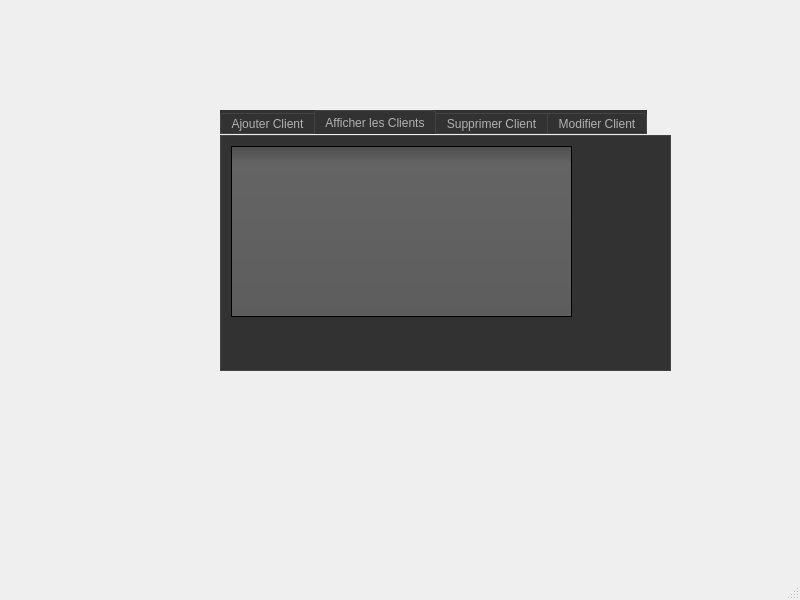
<?xml version="1.0" encoding="UTF-8"?>
<ui version="4.0">
 <class>MainWindow</class>
 <widget class="QMainWindow" name="MainWindow">
  <property name="geometry">
   <rect>
    <x>0</x>
    <y>0</y>
    <width>800</width>
    <height>600</height>
   </rect>
  </property>
  <property name="windowTitle">
   <string>MainWindow</string>
  </property>
  <widget class="QWidget" name="centralwidget">
   <widget class="QTabWidget" name="tabWidget">
    <property name="geometry">
     <rect>
      <x>220</x>
      <y>110</y>
      <width>451</width>
      <height>261</height>
     </rect>
    </property>
    <property name="styleSheet">
     <string notr="true">QToolTip
{
     border: 1px solid black;
     background-color: #ffa02f;
     padding: 1px;
     border-radius: 3px;
     opacity: 100;
}

QWidget
{
    color: #b1b1b1;
    background-color: #323232;
}

QWidget:item:hover
{
    background-color: QLinearGradient( x1: 0, y1: 0, x2: 0, y2: 1, stop: 0 #ffa02f, stop: 1 #ca0619);
    color: #000000;
}

QWidget:item:selected
{
    background-color: QLinearGradient( x1: 0, y1: 0, x2: 0, y2: 1, stop: 0 #ffa02f, stop: 1 #d7801a);
}

QMenuBar::item
{
    background: transparent;
}

QMenuBar::item:selected
{
    background: transparent;
    border: 1px solid #ffaa00;
}

QMenuBar::item:pressed
{
    background: #444;
    border: 1px solid #000;
    background-color: QLinearGradient(
        x1:0, y1:0,
        x2:0, y2:1,
        stop:1 #212121,
        stop:0.4 #343434/*,
        stop:0.2 #343434,
        stop:0.1 #ffaa00*/
    );
    margin-bottom:-1px;
    padding-bottom:1px;
}

QMenu
{
    border: 1px solid #000;
}

QMenu::item
{
    padding: 2px 20px 2px 20px;
}

QMenu::item:selected
{
    color: #000000;
}

QWidget:disabled
{
    color: #404040;
    background-color: #323232;
}

QAbstractItemView
{
    background-color: QLinearGradient( x1: 0, y1: 0, x2: 0, y2: 1, stop: 0 #4d4d4d, stop: 0.1 #646464, stop: 1 #5d5d5d);
}

QWidget:focus
{
    /*border: 2px solid QLinearGradient( x1: 0, y1: 0, x2: 0, y2: 1, stop: 0 #ffa02f, stop: 1 #d7801a);*/
}

QLineEdit
{
    background-color: QLinearGradient( x1: 0, y1: 0, x2: 0, y2: 1, stop: 0 #4d4d4d, stop: 0 #646464, stop: 1 #5d5d5d);
    padding: 1px;
    border-style: solid;
    border: 1px solid #1e1e1e;
    border-radius: 5;
}

QPushButton
{
    color: #b1b1b1;
    background-color: QLinearGradient( x1: 0, y1: 0, x2: 0, y2: 1, stop: 0 #565656, stop: 0.1 #525252, stop: 0.5 #4e4e4e, stop: 0.9 #4a4a4a, stop: 1 #464646);
    border-width: 1px;
    border-color: #1e1e1e;
    border-style: solid;
    border-radius: 6;
    padding: 3px;
    font-size: 12px;
    padding-left: 5px;
    padding-right: 5px;
}

QPushButton:pressed
{
    background-color: QLinearGradient( x1: 0, y1: 0, x2: 0, y2: 1, stop: 0 #2d2d2d, stop: 0.1 #2b2b2b, stop: 0.5 #292929, stop: 0.9 #282828, stop: 1 #252525);
}

QComboBox
{
    selection-background-color: #ffaa00;
    background-color: QLinearGradient( x1: 0, y1: 0, x2: 0, y2: 1, stop: 0 #565656, stop: 0.1 #525252, stop: 0.5 #4e4e4e, stop: 0.9 #4a4a4a, stop: 1 #464646);
    border-style: solid;
    border: 1px solid #1e1e1e;
    border-radius: 5;
}

QComboBox:hover,QPushButton:hover
{
    border: 2px solid QLinearGradient( x1: 0, y1: 0, x2: 0, y2: 1, stop: 0 #ffa02f, stop: 1 #d7801a);
}


QComboBox:on
{
    padding-top: 3px;
    padding-left: 4px;
    background-color: QLinearGradient( x1: 0, y1: 0, x2: 0, y2: 1, stop: 0 #2d2d2d, stop: 0.1 #2b2b2b, stop: 0.5 #292929, stop: 0.9 #282828, stop: 1 #252525);
    selection-background-color: #ffaa00;
}

QComboBox QAbstractItemView
{
    border: 2px solid darkgray;
    selection-background-color: QLinearGradient( x1: 0, y1: 0, x2: 0, y2: 1, stop: 0 #ffa02f, stop: 1 #d7801a);
}

QComboBox::drop-down
{
     subcontrol-origin: padding;
     subcontrol-position: top right;
     width: 15px;

     border-left-width: 0px;
     border-left-color: darkgray;
     border-left-style: solid; /* just a single line */
     border-top-right-radius: 3px; /* same radius as the QComboBox */
     border-bottom-right-radius: 3px;
 }

QComboBox::down-arrow
{
     image: url(:/down_arrow.png);
}

QGroupBox:focus
{
border: 2px solid QLinearGradient( x1: 0, y1: 0, x2: 0, y2: 1, stop: 0 #ffa02f, stop: 1 #d7801a);
}

QTextEdit:focus
{
    border: 2px solid QLinearGradient( x1: 0, y1: 0, x2: 0, y2: 1, stop: 0 #ffa02f, stop: 1 #d7801a);
}

QScrollBar:horizontal {
     border: 1px solid #222222;
     background: QLinearGradient( x1: 0, y1: 0, x2: 0, y2: 1, stop: 0.0 #121212, stop: 0.2 #282828, stop: 1 #484848);
     height: 7px;
     margin: 0px 16px 0 16px;
}

QScrollBar::handle:horizontal
{
      background: QLinearGradient( x1: 0, y1: 0, x2: 1, y2: 0, stop: 0 #ffa02f, stop: 0.5 #d7801a, stop: 1 #ffa02f);
      min-height: 20px;
      border-radius: 2px;
}

QScrollBar::add-line:horizontal {
      border: 1px solid #1b1b19;
      border-radius: 2px;
      background: QLinearGradient( x1: 0, y1: 0, x2: 1, y2: 0, stop: 0 #ffa02f, stop: 1 #d7801a);
      width: 14px;
      subcontrol-position: right;
      subcontrol-origin: margin;
}

QScrollBar::sub-line:horizontal {
      border: 1px solid #1b1b19;
      border-radius: 2px;
      background: QLinearGradient( x1: 0, y1: 0, x2: 1, y2: 0, stop: 0 #ffa02f, stop: 1 #d7801a);
      width: 14px;
     subcontrol-position: left;
     subcontrol-origin: margin;
}

QScrollBar::right-arrow:horizontal, QScrollBar::left-arrow:horizontal
{
      border: 1px solid black;
      width: 1px;
      height: 1px;
      background: white;
}

QScrollBar::add-page:horizontal, QScrollBar::sub-page:horizontal
{
      background: none;
}

QScrollBar:vertical
{
      background: QLinearGradient( x1: 0, y1: 0, x2: 1, y2: 0, stop: 0.0 #121212, stop: 0.2 #282828, stop: 1 #484848);
      width: 7px;
      margin: 16px 0 16px 0;
      border: 1px solid #222222;
}

QScrollBar::handle:vertical
{
      background: QLinearGradient( x1: 0, y1: 0, x2: 0, y2: 1, stop: 0 #ffa02f, stop: 0.5 #d7801a, stop: 1 #ffa02f);
      min-height: 20px;
      border-radius: 2px;
}

QScrollBar::add-line:vertical
{
      border: 1px solid #1b1b19;
      border-radius: 2px;
      background: QLinearGradient( x1: 0, y1: 0, x2: 0, y2: 1, stop: 0 #ffa02f, stop: 1 #d7801a);
      height: 14px;
      subcontrol-position: bottom;
      subcontrol-origin: margin;
}

QScrollBar::sub-line:vertical
{
      border: 1px solid #1b1b19;
      border-radius: 2px;
      background: QLinearGradient( x1: 0, y1: 0, x2: 0, y2: 1, stop: 0 #d7801a, stop: 1 #ffa02f);
      height: 14px;
      subcontrol-position: top;
      subcontrol-origin: margin;
}

QScrollBar::up-arrow:vertical, QScrollBar::down-arrow:vertical
{
      border: 1px solid black;
      width: 1px;
      height: 1px;
      background: white;
}


QScrollBar::add-page:vertical, QScrollBar::sub-page:vertical
{
      background: none;
}

QTextEdit
{
    background-color: #242424;
}

QPlainTextEdit
{
    background-color: #242424;
}

QHeaderView::section
{
    background-color: QLinearGradient(x1:0, y1:0, x2:0, y2:1, stop:0 #616161, stop: 0.5 #505050, stop: 0.6 #434343, stop:1 #656565);
    color: white;
    padding-left: 4px;
    border: 1px solid #6c6c6c;
}

QCheckBox:disabled
{
color: #414141;
}

QDockWidget::title
{
    text-align: center;
    spacing: 3px; /* spacing between items in the tool bar */
    background-color: QLinearGradient(x1:0, y1:0, x2:0, y2:1, stop:0 #323232, stop: 0.5 #242424, stop:1 #323232);
}

QDockWidget::close-button, QDockWidget::float-button
{
    text-align: center;
    spacing: 1px; /* spacing between items in the tool bar */
    background-color: QLinearGradient(x1:0, y1:0, x2:0, y2:1, stop:0 #323232, stop: 0.5 #242424, stop:1 #323232);
}

QDockWidget::close-button:hover, QDockWidget::float-button:hover
{
    background: #242424;
}

QDockWidget::close-button:pressed, QDockWidget::float-button:pressed
{
    padding: 1px -1px -1px 1px;
}

QMainWindow::separator
{
    background-color: QLinearGradient(x1:0, y1:0, x2:0, y2:1, stop:0 #161616, stop: 0.5 #151515, stop: 0.6 #212121, stop:1 #343434);
    color: white;
    padding-left: 4px;
    border: 1px solid #4c4c4c;
    spacing: 3px; /* spacing between items in the tool bar */
}

QMainWindow::separator:hover
{

    background-color: QLinearGradient(x1:0, y1:0, x2:0, y2:1, stop:0 #d7801a, stop:0.5 #b56c17 stop:1 #ffa02f);
    color: white;
    padding-left: 4px;
    border: 1px solid #6c6c6c;
    spacing: 3px; /* spacing between items in the tool bar */
}

QToolBar::handle
{
     spacing: 3px; /* spacing between items in the tool bar */
     background: url(:/images/handle.png);
}

QMenu::separator
{
    height: 2px;
    background-color: QLinearGradient(x1:0, y1:0, x2:0, y2:1, stop:0 #161616, stop: 0.5 #151515, stop: 0.6 #212121, stop:1 #343434);
    color: white;
    padding-left: 4px;
    margin-left: 10px;
    margin-right: 5px;
}

QProgressBar
{
    border: 2px solid grey;
    border-radius: 5px;
    text-align: center;
}

QProgressBar::chunk
{
    background-color: #d7801a;
    width: 2.15px;
    margin: 0.5px;
}

QTabBar::tab {
    color: #b1b1b1;
    border: 1px solid #444;
    border-bottom-style: none;
    background-color: #323232;
    padding-left: 10px;
    padding-right: 10px;
    padding-top: 3px;
    padding-bottom: 2px;
    margin-right: -1px;
}

QTabWidget::pane {
    border: 1px solid #444;
    top: 1px;
}

QTabBar::tab:last
{
    margin-right: 0; /* the last selected tab has nothing to overlap with on the right */
    border-top-right-radius: 3px;
}

QTabBar::tab:first:!selected
{
 margin-left: 0px; /* the last selected tab has nothing to overlap with on the right */


    border-top-left-radius: 3px;
}

QTabBar::tab:!selected
{
    color: #b1b1b1;
    border-bottom-style: solid;
    margin-top: 3px;
    background-color: QLinearGradient(x1:0, y1:0, x2:0, y2:1, stop:1 #212121, stop:.4 #343434);
}

QTabBar::tab:selected
{
    border-top-left-radius: 3px;
    border-top-right-radius: 3px;
    margin-bottom: 0px;
}

QTabBar::tab:!selected:hover
{
    /*border-top: 2px solid #ffaa00;
    padding-bottom: 3px;*/
    border-top-left-radius: 3px;
    border-top-right-radius: 3px;
    background-color: QLinearGradient(x1:0, y1:0, x2:0, y2:1, stop:1 #212121, stop:0.4 #343434, stop:0.2 #343434, stop:0.1 #ffaa00);
}

QRadioButton::indicator:checked, QRadioButton::indicator:unchecked{
    color: #b1b1b1;
    background-color: #323232;
    border: 1px solid #b1b1b1;
    border-radius: 6px;
}

QRadioButton::indicator:checked
{
    background-color: qradialgradient(
        cx: 0.5, cy: 0.5,
        fx: 0.5, fy: 0.5,
        radius: 1.0,
        stop: 0.25 #ffaa00,
        stop: 0.3 #323232
    );
}

QCheckBox::indicator{
    color: #b1b1b1;
    background-color: #323232;
    border: 1px solid #b1b1b1;
    width: 9px;
    height: 9px;
}

QRadioButton::indicator
{
    border-radius: 6px;
}

QRadioButton::indicator:hover, QCheckBox::indicator:hover
{
    border: 1px solid #ffaa00;
}

QCheckBox::indicator:checked
{
    image:url(:/images/checkbox.png);
}

QCheckBox::indicator:disabled, QRadioButton::indicator:disabled
{
    border: 1px solid #444;
}</string>
    </property>
    <property name="currentIndex">
     <number>1</number>
    </property>
    <widget class="QWidget" name="tab">
     <attribute name="title">
      <string>Ajouter Client</string>
     </attribute>
     <widget class="QLabel" name="label">
      <property name="geometry">
       <rect>
        <x>30</x>
        <y>160</y>
        <width>61</width>
        <height>16</height>
       </rect>
      </property>
      <property name="text">
       <string>CIN</string>
      </property>
     </widget>
     <widget class="QLabel" name="label_2">
      <property name="geometry">
       <rect>
        <x>30</x>
        <y>100</y>
        <width>47</width>
        <height>13</height>
       </rect>
      </property>
      <property name="text">
       <string>Date</string>
      </property>
     </widget>
     <widget class="QLabel" name="label_3">
      <property name="geometry">
       <rect>
        <x>30</x>
        <y>130</y>
        <width>51</width>
        <height>16</height>
       </rect>
      </property>
      <property name="text">
       <string>Livraison</string>
      </property>
     </widget>
     <widget class="QLineEdit" name="lineEdit_CIN">
      <property name="geometry">
       <rect>
        <x>140</x>
        <y>160</y>
        <width>113</width>
        <height>20</height>
       </rect>
      </property>
     </widget>
     <widget class="QLineEdit" name="lineEdit_Date">
      <property name="geometry">
       <rect>
        <x>140</x>
        <y>100</y>
        <width>113</width>
        <height>20</height>
       </rect>
      </property>
     </widget>
     <widget class="QLineEdit" name="lineEdit_Livraison">
      <property name="geometry">
       <rect>
        <x>140</x>
        <y>130</y>
        <width>113</width>
        <height>20</height>
       </rect>
      </property>
     </widget>
     <widget class="QPushButton" name="pb_ajouter">
      <property name="geometry">
       <rect>
        <x>280</x>
        <y>170</y>
        <width>75</width>
        <height>23</height>
       </rect>
      </property>
      <property name="text">
       <string>Ajouter</string>
      </property>
     </widget>
     <widget class="QLineEdit" name="lineEdit_Produit">
      <property name="geometry">
       <rect>
        <x>140</x>
        <y>190</y>
        <width>113</width>
        <height>20</height>
       </rect>
      </property>
     </widget>
     <widget class="QLabel" name="label_5">
      <property name="geometry">
       <rect>
        <x>30</x>
        <y>190</y>
        <width>47</width>
        <height>13</height>
       </rect>
      </property>
      <property name="text">
       <string>Produit</string>
      </property>
     </widget>
     <widget class="QLineEdit" name="lineEdit_Prenom">
      <property name="geometry">
       <rect>
        <x>140</x>
        <y>70</y>
        <width>113</width>
        <height>20</height>
       </rect>
      </property>
     </widget>
     <widget class="QLineEdit" name="lineEdit_Nom">
      <property name="geometry">
       <rect>
        <x>140</x>
        <y>40</y>
        <width>113</width>
        <height>20</height>
       </rect>
      </property>
     </widget>
     <widget class="QLabel" name="label_6">
      <property name="geometry">
       <rect>
        <x>30</x>
        <y>70</y>
        <width>47</width>
        <height>13</height>
       </rect>
      </property>
      <property name="text">
       <string>Prenom</string>
      </property>
     </widget>
     <widget class="QLabel" name="label_7">
      <property name="geometry">
       <rect>
        <x>30</x>
        <y>40</y>
        <width>47</width>
        <height>13</height>
       </rect>
      </property>
      <property name="text">
       <string>Nom</string>
      </property>
     </widget>
    </widget>
    <widget class="QWidget" name="tab_2">
     <attribute name="title">
      <string>Afficher les Clients</string>
     </attribute>
     <widget class="QTableView" name="tabclient">
      <property name="geometry">
       <rect>
        <x>10</x>
        <y>10</y>
        <width>341</width>
        <height>171</height>
       </rect>
      </property>
     </widget>
    </widget>
    <widget class="QWidget" name="tab_3">
     <attribute name="title">
      <string>Supprimer Client</string>
     </attribute>
     <widget class="QLineEdit" name="lineEdit_id_2">
      <property name="geometry">
       <rect>
        <x>140</x>
        <y>30</y>
        <width>113</width>
        <height>20</height>
       </rect>
      </property>
     </widget>
     <widget class="QLabel" name="label_4">
      <property name="geometry">
       <rect>
        <x>20</x>
        <y>30</y>
        <width>61</width>
        <height>16</height>
       </rect>
      </property>
      <property name="text">
       <string>prenom</string>
      </property>
     </widget>
     <widget class="QPushButton" name="pb_supprimer">
      <property name="geometry">
       <rect>
        <x>240</x>
        <y>140</y>
        <width>75</width>
        <height>23</height>
       </rect>
      </property>
      <property name="text">
       <string>Supprimer</string>
      </property>
     </widget>
    </widget>
    <widget class="QWidget" name="tab_4">
     <attribute name="title">
      <string>Modifier Client</string>
     </attribute>
     <widget class="QLineEdit" name="lineEdit_nomrech">
      <property name="geometry">
       <rect>
        <x>130</x>
        <y>20</y>
        <width>113</width>
        <height>20</height>
       </rect>
      </property>
     </widget>
     <widget class="QLabel" name="label_8">
      <property name="geometry">
       <rect>
        <x>20</x>
        <y>20</y>
        <width>91</width>
        <height>20</height>
       </rect>
      </property>
      <property name="text">
       <string>nom a modifier</string>
      </property>
     </widget>
     <widget class="QPushButton" name="pb_Modifier">
      <property name="geometry">
       <rect>
        <x>270</x>
        <y>170</y>
        <width>75</width>
        <height>23</height>
       </rect>
      </property>
      <property name="text">
       <string>Modifier</string>
      </property>
     </widget>
     <widget class="QLabel" name="label_9">
      <property name="geometry">
       <rect>
        <x>30</x>
        <y>40</y>
        <width>81</width>
        <height>30</height>
       </rect>
      </property>
      <property name="text">
       <string>prenom a mod</string>
      </property>
     </widget>
     <widget class="QLineEdit" name="lineEdit_dateLN">
      <property name="geometry">
       <rect>
        <x>130</x>
        <y>80</y>
        <width>113</width>
        <height>20</height>
       </rect>
      </property>
     </widget>
     <widget class="QLabel" name="label_11">
      <property name="geometry">
       <rect>
        <x>20</x>
        <y>110</y>
        <width>91</width>
        <height>20</height>
       </rect>
      </property>
      <property name="text">
       <string>livraison</string>
      </property>
     </widget>
     <widget class="QLineEdit" name="lineEdit_LivraisonCN">
      <property name="geometry">
       <rect>
        <x>130</x>
        <y>110</y>
        <width>113</width>
        <height>20</height>
       </rect>
      </property>
     </widget>
     <widget class="QLabel" name="label_12">
      <property name="geometry">
       <rect>
        <x>20</x>
        <y>140</y>
        <width>91</width>
        <height>20</height>
       </rect>
      </property>
      <property name="text">
       <string>CIN</string>
      </property>
     </widget>
     <widget class="QLineEdit" name="lineEdit_prenomN">
      <property name="geometry">
       <rect>
        <x>130</x>
        <y>50</y>
        <width>113</width>
        <height>20</height>
       </rect>
      </property>
     </widget>
     <widget class="QLabel" name="label_10">
      <property name="geometry">
       <rect>
        <x>20</x>
        <y>80</y>
        <width>91</width>
        <height>20</height>
       </rect>
      </property>
      <property name="text">
       <string>date</string>
      </property>
     </widget>
     <widget class="QLineEdit" name="lineEdit_CINN">
      <property name="geometry">
       <rect>
        <x>130</x>
        <y>140</y>
        <width>113</width>
        <height>20</height>
       </rect>
      </property>
     </widget>
     <widget class="QLineEdit" name="lineEdit_ProduitN">
      <property name="geometry">
       <rect>
        <x>130</x>
        <y>170</y>
        <width>113</width>
        <height>20</height>
       </rect>
      </property>
     </widget>
     <widget class="QLabel" name="label_13">
      <property name="geometry">
       <rect>
        <x>30</x>
        <y>170</y>
        <width>71</width>
        <height>20</height>
       </rect>
      </property>
      <property name="text">
       <string>produit</string>
      </property>
     </widget>
    </widget>
   </widget>
  </widget>
  <widget class="QMenuBar" name="menubar">
   <property name="geometry">
    <rect>
     <x>0</x>
     <y>0</y>
     <width>800</width>
     <height>26</height>
    </rect>
   </property>
  </widget>
  <widget class="QStatusBar" name="statusbar"/>
 </widget>
 <resources/>
 <connections/>
</ui>
